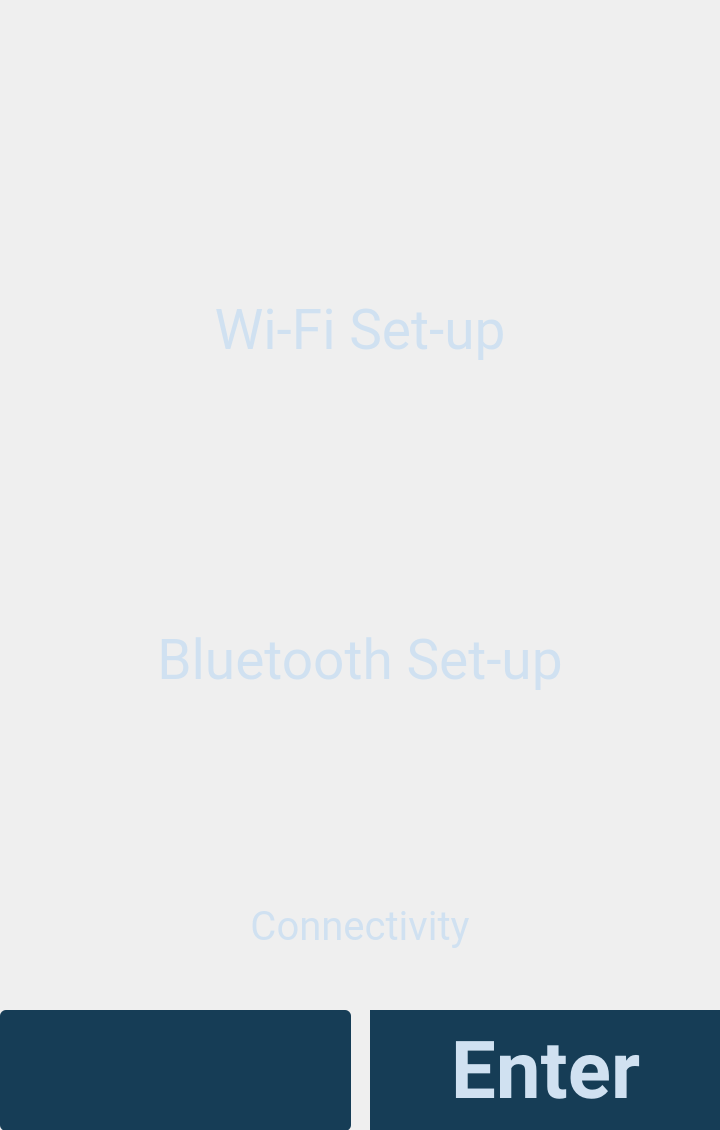
<?xml version="1.0" encoding="UTF-8"?>
<ui version="4.0">
 <class>ConnectivityForm</class>
 <widget class="QWidget" name="ConnectivityForm">
  <property name="geometry">
   <rect>
    <x>0</x>
    <y>0</y>
    <width>720</width>
    <height>1130</height>
   </rect>
  </property>
  <property name="font">
   <font>
    <family>Roboto</family>
   </font>
  </property>
  <property name="windowTitle">
   <string>Form</string>
  </property>
  <widget class="QStackedWidget" name="stackedWidget">
   <property name="geometry">
    <rect>
     <x>0</x>
     <y>0</y>
     <width>720</width>
     <height>1130</height>
    </rect>
   </property>
   <property name="font">
    <font>
     <pointsize>60</pointsize>
    </font>
   </property>
   <widget class="QWidget" name="page">
    <widget class="QPushButton" name="buttonWifiText">
     <property name="geometry">
      <rect>
       <x>0</x>
       <y>280</y>
       <width>720</width>
       <height>100</height>
      </rect>
     </property>
     <property name="font">
      <font>
       <family>Roboto</family>
       <pointsize>41</pointsize>
      </font>
     </property>
     <property name="styleSheet">
      <string notr="true">border-radius: 70%;
background-color: rgb(255, 255, 255,0);
color: rgb(208,225,241);</string>
     </property>
     <property name="text">
      <string>Wi-Fi Set-up</string>
     </property>
    </widget>
    <widget class="QPushButton" name="buttonBluetoothText">
     <property name="geometry">
      <rect>
       <x>0</x>
       <y>610</y>
       <width>720</width>
       <height>100</height>
      </rect>
     </property>
     <property name="font">
      <font>
       <family>Roboto</family>
       <pointsize>41</pointsize>
      </font>
     </property>
     <property name="styleSheet">
      <string notr="true">border-radius: 70%;
background-color: rgb(255, 255, 255,0);
color: rgb(208,225,241);</string>
     </property>
     <property name="text">
      <string>Bluetooth Set-up</string>
     </property>
    </widget>
    <widget class="QLabel" name="labelInstruction">
     <property name="geometry">
      <rect>
       <x>0</x>
       <y>900</y>
       <width>720</width>
       <height>51</height>
      </rect>
     </property>
     <property name="font">
      <font>
       <family>Roboto</family>
       <pointsize>30</pointsize>
      </font>
     </property>
     <property name="styleSheet">
      <string notr="true">color: rgb(208,225,241);</string>
     </property>
     <property name="text">
      <string>Connectivity</string>
     </property>
     <property name="alignment">
      <set>Qt::AlignCenter</set>
     </property>
    </widget>
    <widget class="QPushButton" name="buttonBack">
     <property name="geometry">
      <rect>
       <x>0</x>
       <y>1010</y>
       <width>351</width>
       <height>121</height>
      </rect>
     </property>
     <property name="font">
      <font>
       <family>Roboto</family>
      </font>
     </property>
     <property name="styleSheet">
      <string notr="true">border-radius: 6px;
background-color: rgb(22,61,86);
color: rgb(208,225,241)</string>
     </property>
     <property name="text">
      <string/>
     </property>
     <property name="icon">
      <iconset resource="resources.qrc">
       <normaloff>:/Images/XatekUI_BackArrow.png</normaloff>:/Images/XatekUI_BackArrow.png</iconset>
     </property>
     <property name="iconSize">
      <size>
       <width>73</width>
       <height>62</height>
      </size>
     </property>
    </widget>
    <widget class="QPushButton" name="buttonEnter">
     <property name="geometry">
      <rect>
       <x>370</x>
       <y>1010</y>
       <width>351</width>
       <height>121</height>
      </rect>
     </property>
     <property name="font">
      <font>
       <family>Roboto</family>
       <pointsize>60</pointsize>
       <weight>75</weight>
       <bold>true</bold>
      </font>
     </property>
     <property name="styleSheet">
      <string notr="true">border-radius: 70%;
background-color: rgb(22,61,86);
color: rgb(208,225,241)</string>
     </property>
     <property name="text">
      <string>Enter</string>
     </property>
     <property name="iconSize">
      <size>
       <width>170</width>
       <height>86</height>
      </size>
     </property>
    </widget>
    <widget class="QPushButton" name="buttonBluetoothImage">
     <property name="geometry">
      <rect>
       <x>70</x>
       <y>380</y>
       <width>571</width>
       <height>221</height>
      </rect>
     </property>
     <property name="styleSheet">
      <string notr="true">border-radius: 70%;
background-color: rgb(255, 255, 255,0);
color: rgb(255, 255, 255)</string>
     </property>
     <property name="text">
      <string/>
     </property>
    </widget>
    <widget class="QPushButton" name="buttonWifiImage">
     <property name="geometry">
      <rect>
       <x>70</x>
       <y>50</y>
       <width>571</width>
       <height>221</height>
      </rect>
     </property>
     <property name="styleSheet">
      <string notr="true">border-radius: 70%;
background-color: rgb(255, 255, 255,0);
color: rgb(255, 255, 255)</string>
     </property>
     <property name="text">
      <string/>
     </property>
    </widget>
   </widget>
  </widget>
 </widget>
 <tabstops>
  <tabstop>buttonWifiImage</tabstop>
  <tabstop>buttonWifiText</tabstop>
  <tabstop>buttonBluetoothImage</tabstop>
  <tabstop>buttonBluetoothText</tabstop>
  <tabstop>buttonBack</tabstop>
  <tabstop>buttonEnter</tabstop>
 </tabstops>
 <resources>
  <include location="resources.qrc"/>
 </resources>
 <connections/>
</ui>
